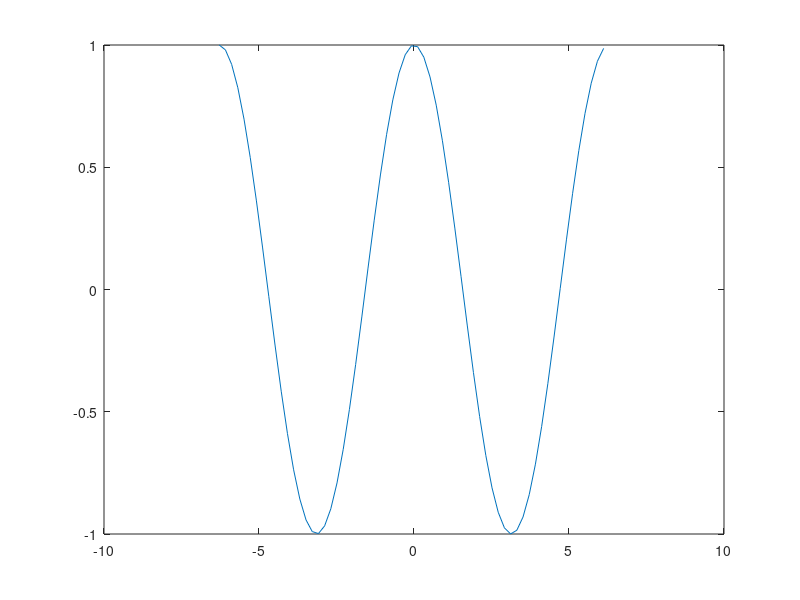

Reproduce this figure in MATLAB. (Note: this script raises an error after producing the figure.)
x=-2*pi:0.2:2*pi;
y=cos(x);
plot(x,y);
hold on;
y=ValueOfCosx(x,1);
plot(x,y);
y=ValueOfCosx(x,3);
plot(x,y);
y=ValueOfCosx(x,5);
plot(x,y);
y=ValueOfCosx(x,20);
plot(x,y);

hold off;
figure;
hold on;

val=1;
i=1;
sign=1;

while(i<51)
  sign=sign*(-1);
  newval=val+(sign*(1.5^(i*2))/factorial(i*2));
  err=((newval-val)/newval)*100;
  err=abs(err);
  plot(i,err,'*');
  i+=1;
  val=newval;
end
  

